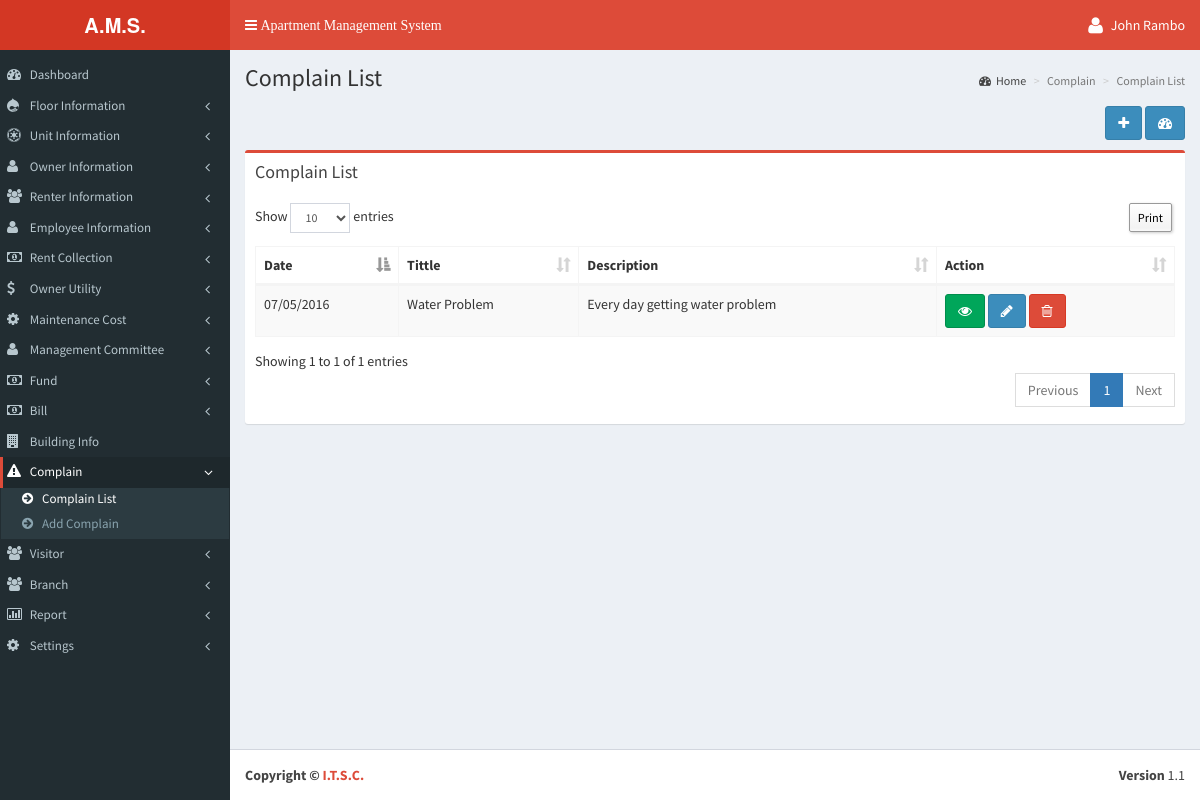
Page /complain/complainlist.php (signed in) on the committed database.
### tables this page shows
CREATE TABLE `tbl_add_complain` (
  `complain_id` int(11) NOT NULL,
  `c_title` varchar(200) NOT NULL,
  `c_description` varchar(200) NOT NULL,
  `c_date` varchar(200) NOT NULL,
  `c_month` varchar(50) NOT NULL,
  `c_year` varchar(50) NOT NULL,
  `c_userid` int(11) NOT NULL,
  `branch_id` int(11) NOT NULL,
  `added_date` timestamp NOT NULL DEFAULT CURRENT_TIMESTAMP
);

### language/English/lang_left_menu.php (called while the page is built, shortened)
<?php
$_data['menu_dashboard'] 					= "Dashboard";
$_data['menu_floor'] 						= "Floor Information";
$_data['menu_floor_list'] 					= "Floor List";
$_data['menu_floor_add'] 					= "Add Floor";
$_data['menu_unit_information'] 			= "Unit Information";
$_data['menu_unit_list'] 					= "Unit List";
$_data['menu_add_unit'] 					= "Add Unit";
$_data['menu_owner_information'] 			= "Owner Information";
$_data['menu_owner_list'] 					= "Owner List";
$_data['menu_add_owner'] 					= "Add Owner";
$_data['menu_renter_information'] 			= "Renter Information";
$_data['menu_renter_list'] 					= "Renter List";
$_data['menu_add_renter'] 					= "Add Renter";
$_data['menu_employee_information'] 		= "Employee Information";
$_data['menu_employee_list'] 				= "Employee List";
$_data['menu_add_employee'] 				= "Add Employee";
$_data['menu_rent_collection'] 				= "Rent Collection";
$_data['menu_rent_list'] 					= "Rent List";
$_data['menu_add_rent'] 					= "Add Rent";
$_data['menu_owner_utility'] 				= "Owner Utility";
$_data['menu_owner_utility_list'] 			= "Owner Utility List";
$_data['menu_add_owner_utility'] 			= "Add Owner Utility";
$_data['menu_maintenance_cost'] 			= "Maintenance Cost";
$_data['menu_maintenance_cost_list'] 		= "Maintenance Cost List";
$_data['menu_add_maintenance_cost'] 		= "Add Maintenance Cost";
$_data['menu_management_committee'] 		= "Management Committee";
$_data['menu_member_list'] 					= "Member List";
$_data['menu_add_member'] 					= "Add Member";
$_data['menu_fund'] 						= "Fund";
$_data['menu_fund_list'] 					= "Fund List";
$_data['menu_add_fund'] 					= "Add Fund";
$_data['menu_bill'] 						= "Bill";
$_data['menu_bill_list'] 					= "Bill List";
$_data['menu_add_bill'] 					= "Add Bill";
$_data['menu_building_info'] 				= "Building Info";
$_data['menu_complain'] 					= "Complain";
$_data['menu_complain_list'] 				= "Complain List";
$_data['menu_add_complain'] 				= "Add Complain";
$_data['menu_visitor'] 						= "Visitor";
$_data['menu_visitor_list'] 				= "Visitor List";
$_data['menu_add_visitor'] 					= "Add Visitor";
$_data['menu_report'] 						= "Report";
$_data['menu_fair_report'] 					= "Fare Report";
$_data['menu_rented_report'] 				= "Rented Report";
$_data['menu_visitors_report'] 				= "Visitors Report";
$_data['menu_complain_report'] 				= "Complain Report";
$_data['menu_unit_status_report'] 			= "Unit Status Report";
$_data['menu_fund_status'] 					= "Fund Status";
$_data['menu_bill_report'] 					= "Bill Report";
$_data['menu_settings'] 					= "Settings";
$_data['menu_bill_setup'] 					= "Bill Setup";
$_data['menu_utility_bill'] 				= "Utility Bill";
$_data['menu_employee_setup'] 				= "Employee Salary";
$_data['menu_management_member_type'] 		= "Management Member Type";
$_data['menu_month_setup'] 					= "Month Setup";
$_data['menu_year_setup'] 					= "Year Setup";
$_data['menu_language_setup'] 				= "System Setup";
$_data['menu_branch'] 						= "Branch";
$_data['menu_add_branch'] 					= "Add Branch";
$_data['menu_branch_list'] 					= "Branch List";
?>

### complain/complainlist.php (the view, shortened to what this page needs)
<?php
include('../header.php');
?>
<section class="content-header">
  <h1><?php echo $_data['text_1'];?></h1>
  <ol class="breadcrumb">
    <li><a href="<?php echo WEB_URL?>dashboard.php"><i class="fa fa-dashboard"></i><?php echo $_data['home_breadcam'];?></a></li>
    <li class="active"><?php echo $_data['text_2'];?></li>
    <li class="active"><?php echo $_data['text_1'];?></li>
  </ol>
</section>
<section class="content">
<div class="row">
  <div class="col-xs-12">
    <div align="right" style="margin-bottom:1%;"> <a class="btn btn-primary" data-toggle="tooltip" href="<?php echo WEB_URL; ?>complain/addcomplain.php" data-original-title="<?php echo $_data['text_3'];?>"><i class="fa fa-plus"></i></a> <a class="btn btn-primary" data-toggle="tooltip" href="<?php echo WEB_URL; ?>dashboard.php" data-original-title="<?php echo $_data['home_breadcam'];?>"><i class="fa fa-dashboard"></i></a> </div>
    <div class="box box-danger">
      <div class="box-header">
        <h3 class="box-title"><?php echo $_data['text_1'];?></h3>
      </div>
      <div class="box-body">
        <table class="table sakotable table-bordered table-striped dt-responsive">
          <thead>
            <tr>
            <th><?php echo $_data['text_7'];?></th>
              <th><?php echo $_data['text_5'];?></th>
              <th><?php echo $_data['text_6'];?></th>
              <th><?php echo $_data['action_text'];?></th>
            </tr>
          </thead>
          <tbody>
            <?php
				$result = mysql_query("SELECT * FROM tbl_add_complain where branch_id = " . (int)$_SESSION['objLogin']['branch_id'] . " order by complain_id",$link);
				while($row = mysql_fetch_array($result)){?>
            <tr>
              <td><?php echo $row['c_date']; ?></td>
              <td><?php echo $row['c_title']; ?></td>
              <td><?php echo $row['c_description']; ?></td>
              <td><a class="btn btn-success" data-toggle="tooltip" href="javascript:;" onClick="$('#nurse_view_<?php echo $row['complain_id']; ?>').modal('show');" data-original-title="<?php echo $_data['view_text'];?>"><i class="fa fa-eye"></i></a> <a class="btn btn-primary" data-toggle="tooltip" href="<?php echo WEB_URL;?>complain/addcomplain.php?id=<?php echo $row['complain_id']; ?>" data-original-title="<?php echo $_data['edit_text'];?>"><i class="fa fa-pencil"></i></a> <a class="btn btn-danger" data-toggle="tooltip" onClick="deleteComplain(<?php echo $row['complain_id']; ?>);" href="javascript:;" data-original-title="<?php echo $_data['delete_text'];?>"><i class="fa fa-trash-o"></i></a>
                </td>
            </tr>
            <?php } mysql_close($link); ?>
          </tbody>
        </table>
      </div>
    </div>
  </div>
</div>
<?php include('../footer.php'); ?>

### rows in the picture
tbl_add_complain: c_date "07/05/2016", c_title "Water Problem", c_description "Every day getting water problem"

### other values in the picture
$_SESSION['objLogin']['name'] "John Rambo"
$_data['menu_dashboard'] "Dashboard"
$_data['menu_floor'] "Floor Information"
$_data['menu_unit_information'] "Unit Information"
$_data['menu_owner_information'] "Owner Information"
$_data['menu_renter_information'] "Renter Information"
$_data['menu_employee_information'] "Employee Information"
$_data['menu_rent_collection'] "Rent Collection"
$_data['menu_owner_utility'] "Owner Utility"
$_data['menu_maintenance_cost'] "Maintenance Cost"
$_data['menu_management_committee'] "Management Committee"
$_data['menu_fund'] "Fund"
$_data['menu_bill'] "Bill"
$_data['menu_building_info'] "Building Info"
$_data['menu_complain'] "Complain"
